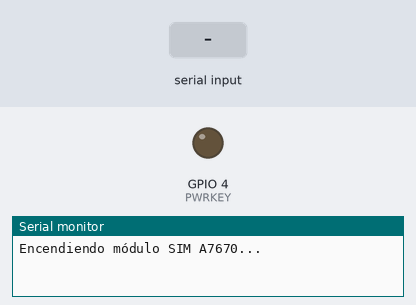
This sketch was run on a simulated ESP32. Parts: output pins drawn as LEDs (lit = HIGH), the last lines printed to the serial monitor. The test bench sets the inputs (shaded band). The modem accepts every AT command (registered, SIM ready, sends succeed) and sends nothing else.

Above: at 0.1 s.
At 7.9 s:
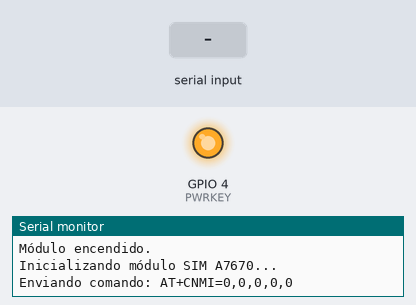
8.0 s: "1" received over the second serial link
Timing chart, 0 to 11.0 s (numbered marks = the images above; inputs shaded):
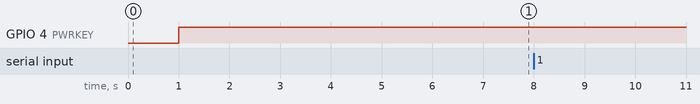

The sketch:

sketch_dec13a.ino
```cpp
#include "HardwareSerial.h"

// Configuración del UART1 para el módulo SIM A7670
HardwareSerial SIM7670(1); // UART1

// Definición de pines
#define RX_PIN 27       // RX del ESP32 (GPIO27)
#define TX_PIN 26       // TX del ESP32 (GPIO26)
#define PWRKEY 4        // Pin de encendido PWRKEY conectado al GPIO4 del ESP32

// Función para enviar comandos AT
void enviarComandoAT(String comando, int tiempoEspera = 2000) {
  Serial.print("Enviando comando: ");
  Serial.println(comando);

  SIM7670.println(comando); // Envía el comando AT al módulo
  delay(100); // Breve pausa antes de leer respuesta

  long tiempoInicio = millis();
  String respuesta = "";

  // Leer la respuesta durante el tiempo de espera
  while (millis() - tiempoInicio < tiempoEspera) {
    while (SIM7670.available()) {
      char c = SIM7670.read();
      respuesta += c;
    }
  }

  // Imprimir la respuesta recibida
  if (respuesta.length() > 0) {
    Serial.println("Respuesta:");
    Serial.println(respuesta);
  } else {
    Serial.println("No se recibió respuesta.");
  }
}

// Función para encender el módulo SIM usando PWRKEY
void encenderModuloSIM() {
  Serial.println("Encendiendo módulo SIM A7670...");
  pinMode(PWRKEY, OUTPUT);
  digitalWrite(PWRKEY, LOW);
  delay(1000); // Mantén PWRKEY en LOW por 1 segundo
  digitalWrite(PWRKEY, HIGH);
  delay(3000); // Espera a que el módulo inicie
  Serial.println("Módulo encendido.");
}

// Configuración inicial
void setup() {
  Serial.begin(115200);  // Comunicación con el monitor serie
  SIM7670.begin(115200, SERIAL_8N1, RX_PIN, TX_PIN); // UART1 a 115200 baudios

  encenderModuloSIM(); // Encender el módulo SIM

  Serial.println("Inicializando módulo SIM A7670...");
  delay(3000);

  // Comandos AT básicos
  //enviarComandoAT("AT");                               // Verifica comunicación
  //enviarComandoAT("AT+CSQ");                           // Nivel de señal
  //enviarComandoAT("AT+CREG?");                         // Estado del registro en la red
  //enviarComandoAT("AT+CGDCONT=1,\"IP\",\"internet.wm.com\"", 5000); // Configura APN
  //enviarComandoAT("AT+CGATT=1", 5000);                 // Adjuntar a la red de datos
  //enviarComandoAT("AT+SAPBR=1,1", 7000);               // Habilita conexión de datos

  //Escanear redes disponibles
  enviarComandoAT("AT+CNMI=0,0,0,0,0"); // Desactiva notificaciones
  enviarComandoAT("AT+COPS=?", 360000);  // Escaneo de redes

    // Comandos para registrar en la red y configurar datos
  //enviarComandoAT("AT");                              // Verifica comunicación
  //enviarComandoAT("AT+COPS=1,0,\"BAIT R\"", 10000);   // Registro en la red BAIT
  //enviarComandoAT("AT+CGDCONT=1,\"IP\",\"internet.wm.com\"", 5000); // APN configurado correctamente
  //enviarComandoAT("AT+CGATT=1", 10000);              // Adjuntar a la red de datos
  //enviarComandoAT("AT+SAPBR=1,1", 15000);             // Habilita conexión de datos
  //enviarComandoAT("AT+SAPBR=2,1", 5000);             // Verificar conexión
  //enviarComandoAT("AT+CSQ", 5000); // Verificar la intensidad de la señal
  //enviarComandoAT("AT+CREG?", 5000); // Estado del registro en la red (para redes GSM)


}

// Bucle principal
void loop() {
  enviarComandoAT("AT");  // Enviar comando AT periódicamente para ver si está activo
  delay(5000);            // Espera 5 segundos entre comandos
}
```
